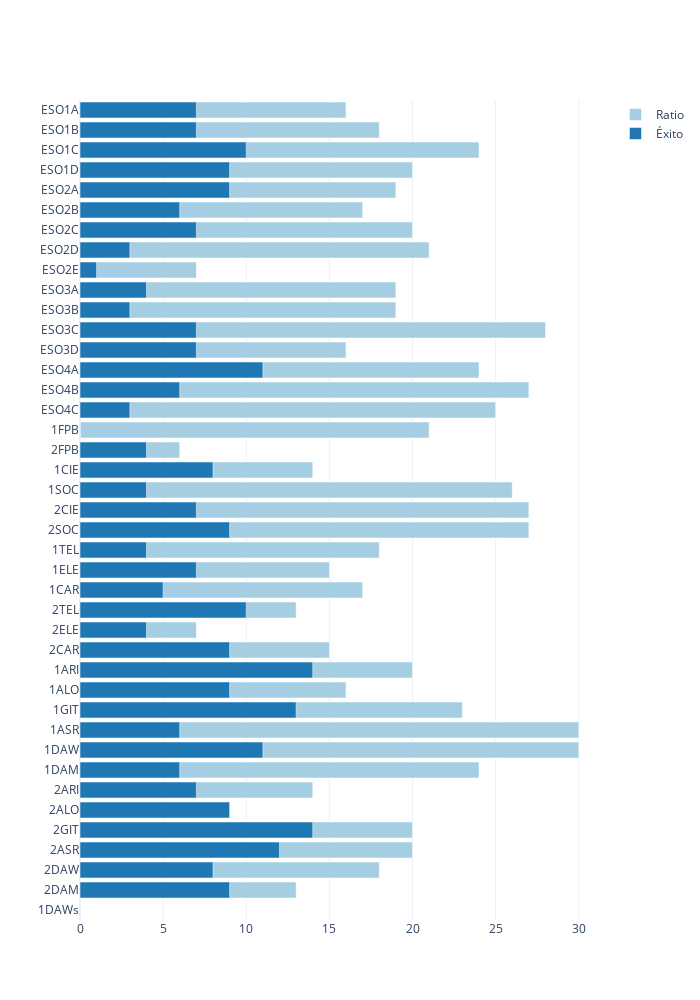

Notebook cell for this chart:
### Markdown cell above
## ÉXITO EN VALORES ABSOLUTOS

### Code cell
myplotly.hbar((dfc['ratio'], dfc['éxito_abs']), dfc.index, trace_names=('Ratio', 'Éxito'))

### Figure 1 — Plotly figure (JSON) as saved in the notebook; plotly's stock layout.template omitted (floating-point values rounded to 4 significant figures)
{"data": [{"marker": {"color": "rgb(166,206,227)"}, "name": "Ratio", "orientation": "h", "type": "bar", "x": [16, 18, 24, 20, 19, 17, 20, 21, 7, 19, 19, 28, 16, 24, 27, 25, 21, 6, 14, 26, 27, 27, 18, 15, 17, 13, 7, 15, 20, 16, 23, 30, 30, 24, 14, 9, 20, 20, 18, 13, null], "y": ["ESO1A", "ESO1B", "ESO1C", "ESO1D", "ESO2A", "ESO2B", "ESO2C", "ESO2D", "ESO2E", "ESO3A", "ESO3B", "ESO3C", "ESO3D", "ESO4A", "ESO4B", "ESO4C", "1FPB", "2FPB", "1CIE", "1SOC", "2CIE", "2SOC", "1TEL", "1ELE", "1CAR", "2TEL", "2ELE", "2CAR", "1ARI", "1ALO", "1GIT", "1ASR", "1DAW", "1DAM", "2ARI", "2ALO", "2GIT", "2ASR", "2DAW", "2DAM", "1DAWs"]}, {"marker": {"color": "rgb(31,120,180)"}, "name": "Éxito", "orientation": "h", "type": "bar", "x": [7, 7, 10, 9, 9, 6, 7, 3, 1, 4, 3, 7, 7, 11, 6, 3, 0, 4, 8, 4, 7, 9, 4, 7, 5, 10, 4, 9, 14, 9, 13, 6, 11, 6, 7, 9, 14, 12, 8, 9, null], "y": ["ESO1A", "ESO1B", "ESO1C", "ESO1D", "ESO2A", "ESO2B", "ESO2C", "ESO2D", "ESO2E", "ESO3A", "ESO3B", "ESO3C", "ESO3D", "ESO4A", "ESO4B", "ESO4C", "1FPB", "2FPB", "1CIE", "1SOC", "2CIE", "2SOC", "1TEL", "1ELE", "1CAR", "2TEL", "2ELE", "2CAR", "1ARI", "1ALO", "1GIT", "1ASR", "1DAW", "1DAM", "2ARI", "2ALO", "2GIT", "2ASR", "2DAW", "2DAM", "1DAWs"]}], "layout": {"barmode": "overlay", "height": 1000, "title": {"text": ""}, "width": 700, "yaxis": {"autorange": "reversed", "type": "category"}}}
